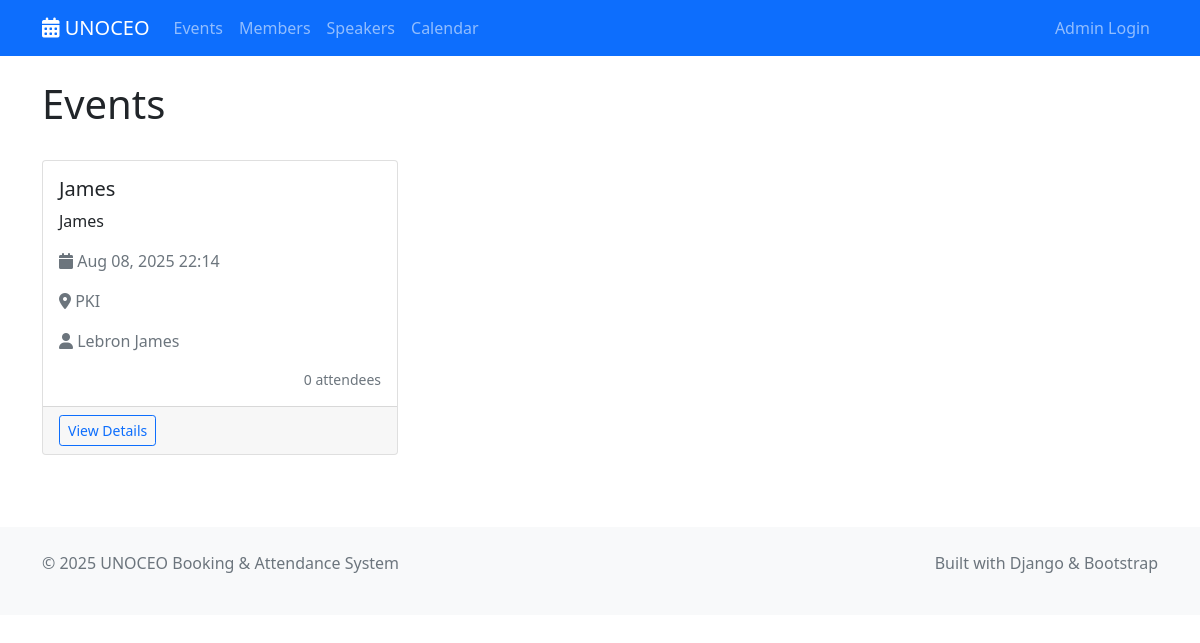
Screenshot of /events/ with the database file from the repository.
### shared/models.py (models this page shows, shortened)
class Event(models.Model):
    EVENT_TYPES = [
        ('conference', 'Conference'),
        ('workshop', 'Workshop'),
        ('seminar', 'Seminar'),
        ('webinar', 'Webinar'),
        ('meeting', 'Meeting'),
    ]
    STATUS_CHOICES = [
        ('draft', 'Draft'),
        ('published', 'Published'),
        ('cancelled', 'Cancelled'),
        ('completed', 'Completed'),
    ]
    title = models.CharField(max_length=300)
    description = models.TextField()
    event_type = models.CharField(max_length=20, choices=EVENT_TYPES, default='meeting')
    status = models.CharField(max_length=20, choices=STATUS_CHOICES, default='draft')
    start_datetime = models.DateTimeField()
    end_datetime = models.DateTimeField()
    location = models.CharField(max_length=500, blank=True)
    max_attendees = models.PositiveIntegerField(null=True, blank=True)
    speaker = models.ForeignKey(Speaker, on_delete=models.SET_NULL, null=True, blank=True)
    attendees = models.ManyToManyField(Member, blank=True, related_name='events_attending')
    created_by = models.ForeignKey(User, on_delete=models.CASCADE)
    created_at = models.DateTimeField(auto_now_add=True)
    updated_at = models.DateTimeField(auto_now=True)
    class Meta:
        ordering = ['-start_datetime']
    @property
    def attendee_count(self):
        return self.attendees.count()

class Speaker(models.Model):
    name = models.CharField(max_length=200)
    email = models.EmailField(validators=[EmailValidator()])
    bio = models.TextField(blank=True)
    expertise = models.CharField(max_length=300, blank=True)
    phone = models.CharField(max_length=20, blank=True)
    created_at = models.DateTimeField(auto_now_add=True)
    updated_at = models.DateTimeField(auto_now=True)
    class Meta:
        ordering = ['name']

### event_management/display/views.py (the view)
# urls.py: path('', views.EventListView.as_view(), name='list'),
class EventListView(ListView):
    model = Event
    template_name = 'event_management/list.html'
    context_object_name = 'events'
    paginate_by = 10
    def get_queryset(self):
        return Event.objects.filter(status='published').order_by('-start_datetime')

### event_management/display/templates/event_management/list.html (shortened to what this page needs)
{% extends 'base.html' %}
{% load crispy_forms_tags %}
{% block content %}
<div class="container mt-4">
    <div class="d-flex justify-content-between align-items-center mb-4">
        <h1>Events</h1>
    </div>
    {% if events %}
        <div class="row">
            {% for event in events %}
                <div class="col-md-6 col-lg-4 mb-4">
                    <div class="card h-100">
                        <div class="card-body">
                            <h5 class="card-title">{{ event.title }}</h5>
                            <p class="card-text">{{ event.description|truncatewords:20 }}</p>
                            <p class="text-muted">
                                <i class="fas fa-calendar"></i> {{ event.start_datetime|date:"M d, Y H:i" }}
                            </p>
                            <p class="text-muted">
                                <i class="fas fa-map-marker-alt"></i> {{ event.location|default:"TBD" }}
                            </p>
                            {% if event.speaker %}
                                <p class="text-muted">
                                    <i class="fas fa-user"></i> {{ event.speaker.name }}
                                </p>
                            {% endif %}
                            <div class="d-flex justify-content-between align-items-center">
                                <span class="badge bg-{{ event.event_type|default:'secondary' }}">
                                </span>
                                <small class="text-muted">
                                    {{ event.attendee_count }} attendees
                                </small>
                            </div>
                        </div>
                        <div class="card-footer">
                            <a href="{% url 'event_management:detail' event.pk %}" class="btn btn-outline-primary btn-sm">
                                View Details
                            </a>
                        </div>
                    </div>
                </div>
            {% endfor %}
        </div>
    {% endif %}
</div>
{% endblock %}

### rows the page displays
Event: title "James", description "James", start_datetime "Aug 08, 2025 22:14", location "PKI", speaker.name "Lebron James", attendee_count "0"
